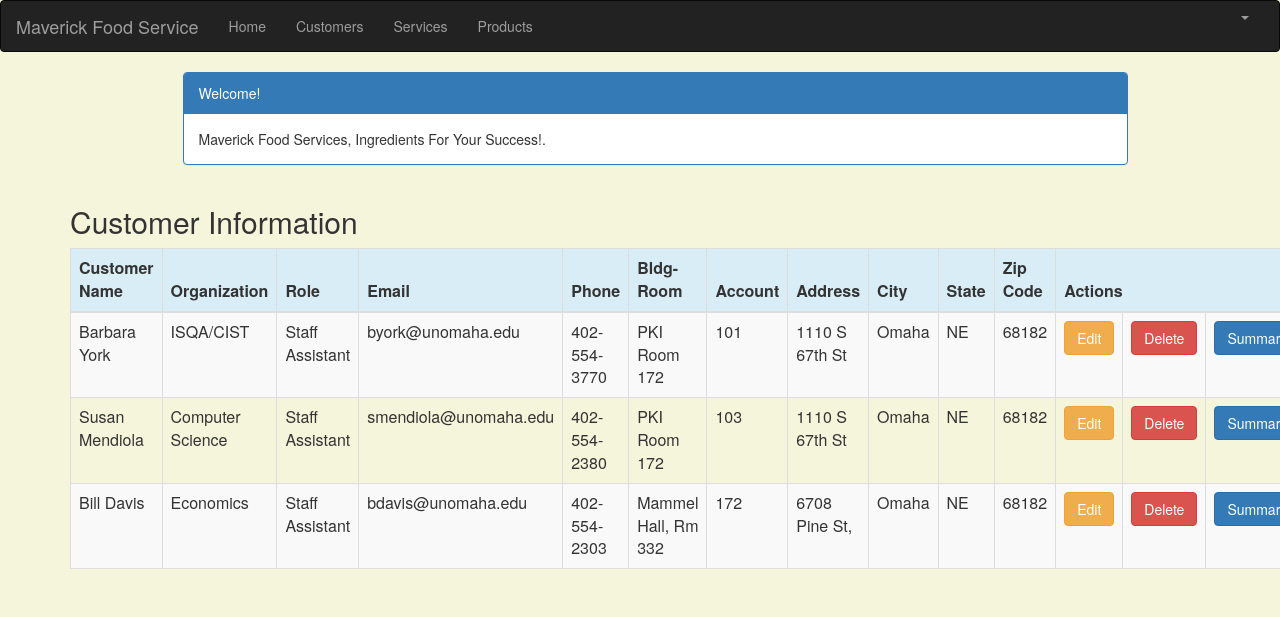
/customer_list (signed in), run on the app's committed database.
### crm/models.py (models this page shows, shortened)
class Customer(models.Model):
    cust_name = models.CharField(max_length=50)
    organization = models.CharField(max_length=100, blank=True)
    role = models.CharField(max_length=100)
    email = models.EmailField(max_length=100)
    bldgroom = models.CharField(max_length=100)
    address = models.CharField(max_length=200)
    account_number = models.IntegerField(blank=False, null=False)
    city = models.CharField(max_length=50)
    state = models.CharField(max_length=50)
    zipcode = models.CharField(max_length=10)
    phone_number = models.CharField(max_length=50)
    created_date = models.DateTimeField(
        default=timezone.now)
    updated_date = models.DateTimeField(auto_now_add=True)

### crm/views.py (the view)
# urls.py: path('customer_list', views.customer_list, name='customer_list'),
@login_required
def customer_list(request):
    customer = Customer.objects.filter(created_date__lte=timezone.now())
    return render(request, 'crm/customer_list.html',
                 {'customers': customer})

### crm/templates/crm/customer_list.html (shortened to what this page needs)
{% extends 'crm/base.html' %}
{% block content %}
<html>
<head>
    <link rel="stylesheet" href="https://maxcdn.bootstrapcdn.com/bootstrap/3.3.4/css/bootstrap.min.css">
</head>
<body>
<div class="container">
    <div class="row">
        <div class="col-md-10 col-md-offset-1">
            <div class="panel panel-primary">
                <div class="panel-heading">Welcome!</div>
                <div class="panel-body">
                    Maverick Food Services, Ingredients For Your Success!.
                </div>
            </div>
        </div>
    </div>
</div>
<div class="row">
    <h2 style="padding-left: 15Px">Customer Information</h2>
</div>
<div>
    <table class="table table-striped table-bordered table-hover">
        <thead>
        <tr class="bg-info">
            <th>Customer Name</th>
            <th>Organization</th>
            <th>Role</th>
            <th>Email</th>
            <th>Phone</th>
            <th>Bldg-Room</th>
            <th>Account</th>
            <th>Address</th>
            <th>City</th>
            <th>State</th>
            <th>Zip Code</th>
            <th colspan="3">Actions</th>
        </tr>
        </thead>
        <tbody>
        {% for customer in customers %}
            <tr>
                <td>{{ customer.cust_name }}</td>
                <td>{{ customer.organization }}</td>
                <td>{{ customer.role }}</td>
                <td>{{ customer.email }}</td>
                <td>{{ customer.phone_number }}</td>
                <td>{{ customer.bldgroom }}</td>
                <td>{{ customer.account_number }}</td>
                <td>{{ customer.address }}</td>
                <td>{{ customer.city }}</td>
                <td>{{ customer.state }}</td>
                <td>{{ customer.zipcode }}</td>
                <td><a href="{% url 'crm:customer_edit' pk=customer.pk %}" class="btn btn-warning">Edit</a>
                <td><a href="{% url 'crm:customer_delete' pk=customer.pk %}"
                        onclick="return confirm('Are you sure you want to delete?')"
                        class="btn btn-danger">Delete</a>
                </td>
                <td><a href=""
                       class="btn btn-primary">Summary</a>
            </tr>
        {% endfor %}
        </tbody>
    </table>
</div>
</body>
</html>
{% endblock %}

### crm/templates/crm/customer_list.html (style rules this page uses)
body { background-color: beige; }

### data on the page
Customer: cust_name "Barbara York", organization "ISQA/CIST", role "Staff Assistant", email "byork@unomaha.edu", phone_number "402-554-3770", bldgroom "PKI Room 172", account_number "101", address "1110 S 67th St", city "Omaha", state "NE", zipcode "68182"
Customer: cust_name "Susan Mendiola", organization "Computer Science", role "Staff Assistant", email "smendiola@unomaha.edu", phone_number "402-554-2380", bldgroom "PKI Room 172", account_number "103", address "1110 S 67th St", city "Omaha", state "NE", zipcode "68182"
Customer: cust_name "Bill Davis", organization "Economics", role "Staff Assistant", email "bdavis@unomaha.edu", phone_number "402-554-2303", bldgroom "Mammel Hall, Rm 332", account_number "172", address "6708 Pine St,", city "Omaha", state "NE", zipcode "68182"
